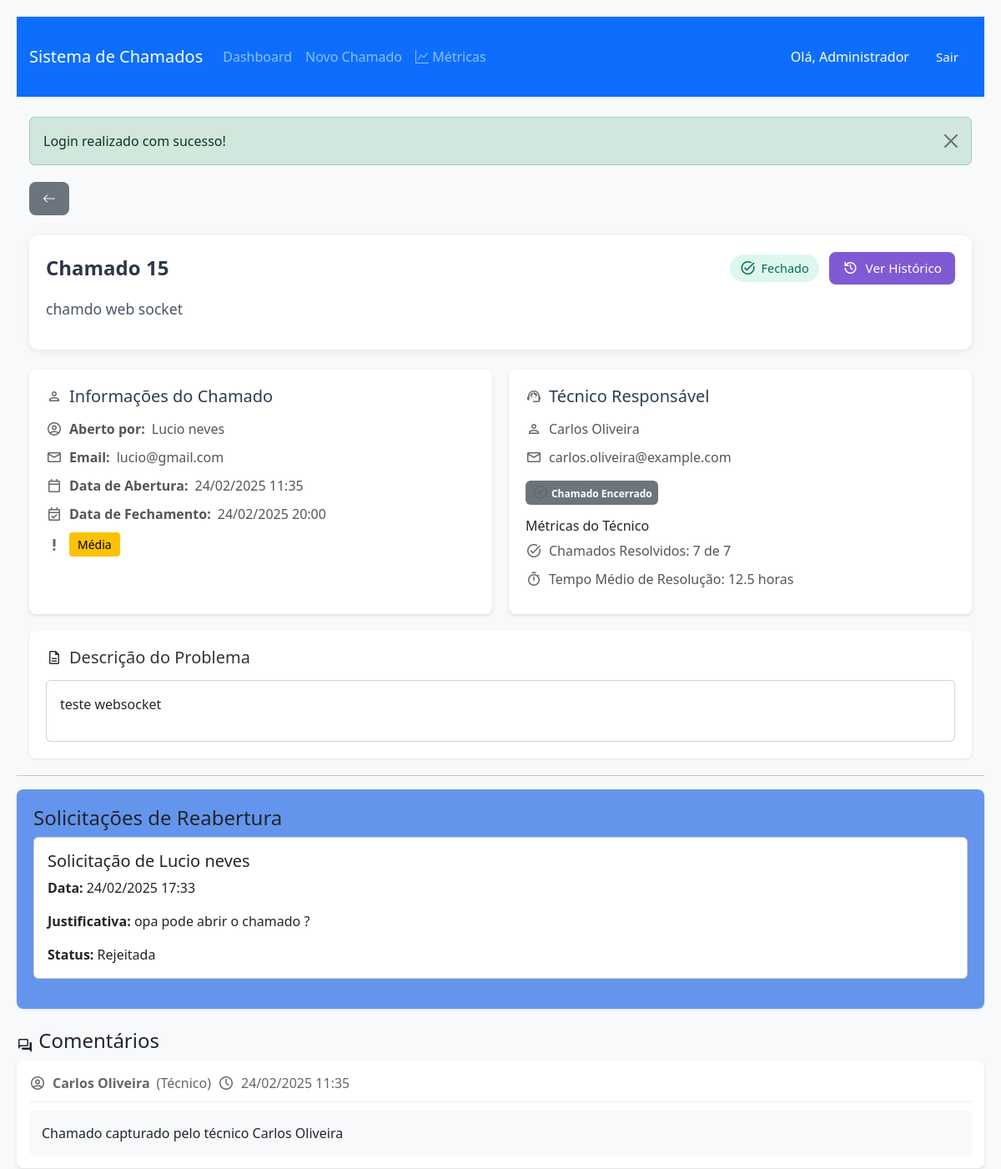
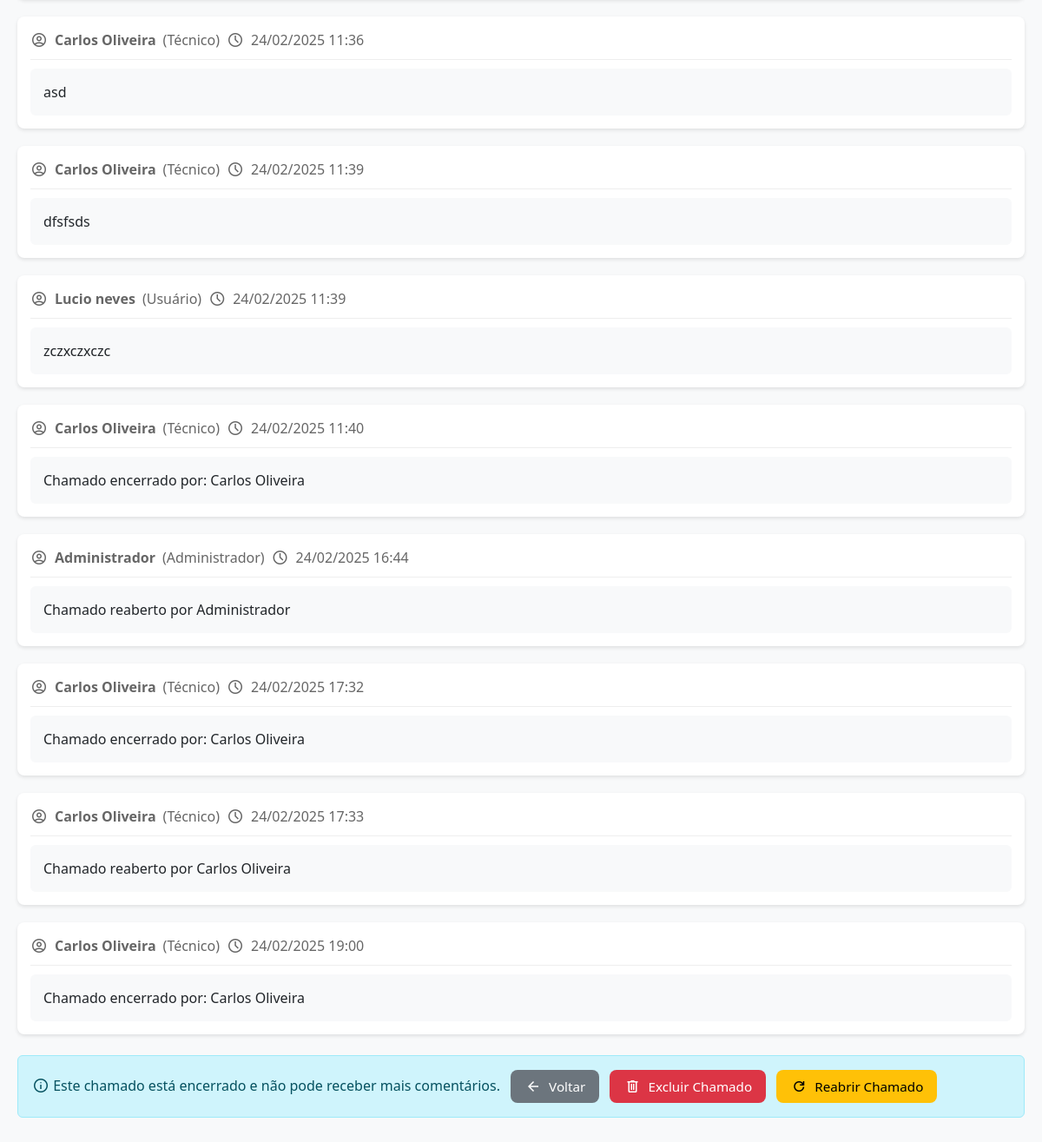
/ver_chamado.php?id=15 (signed in), run on the app's committed database (2 pictures, top to bottom).
### tables this page shows
CREATE TABLE `chamados` (
  `id_chamado` int NOT NULL,
  `titulo` varchar(100) NOT NULL,
  `descricao` text NOT NULL,
  `status` enum('Aberto','Em andamento','Fechado') NOT NULL DEFAULT 'Aberto',
  `prioridade` enum('Alta','Média','Baixa') NOT NULL,
  `id_usuario` int NOT NULL,
  `id_tecnico` int DEFAULT NULL,
  `data_abertura` timestamp NULL DEFAULT CURRENT_TIMESTAMP,
  `data_captura` timestamp NULL DEFAULT NULL,
  `data_fechamento` timestamp NULL DEFAULT NULL
);

CREATE TABLE `usuarios` (
  `id_usuario` int NOT NULL,
  `nome` varchar(100) NOT NULL,
  `email` varchar(100) NOT NULL,
  `senha` varchar(255) NOT NULL,
  `cargo` enum('Administrador','Técnico','Usuário') NOT NULL,
  `telefone` varchar(20) DEFAULT NULL,
  `whatsapp` varchar(20) DEFAULT NULL,
  `cidade` varchar(100) DEFAULT NULL,
  `estado` char(2) DEFAULT NULL,
  `data_nascimento` date DEFAULT NULL,
  `data_cadastro` timestamp NULL DEFAULT CURRENT_TIMESTAMP,
  `data_atualizacao` timestamp NULL DEFAULT CURRENT_TIMESTAMP ON UPDATE CURRENT_TIMESTAMP
);

CREATE TABLE `solicitacoes_reabertura` (
  `id_solicitacao` int NOT NULL,
  `id_chamado` int NOT NULL,
  `id_usuario` int NOT NULL,
  `justificativa` text NOT NULL,
  `status` enum('Pendente','Aprovada','Rejeitada') DEFAULT 'Pendente',
  `data_solicitacao` timestamp NULL DEFAULT CURRENT_TIMESTAMP,
  `data_resposta` timestamp NULL DEFAULT NULL,
  `id_responsavel` int DEFAULT NULL
);

CREATE TABLE `comentarios` (
  `id_comentario` int NOT NULL,
  `id_chamado` int NOT NULL,
  `id_usuario` int NOT NULL,
  `comentario` text NOT NULL,
  `data_comentario` timestamp NULL DEFAULT CURRENT_TIMESTAMP
);

### ver_chamado.php (the view, shortened to what the rows shown need)
<?php
require_once 'db_connection.php';
require_once 'includes/header.php';
$id_chamado = $_GET['id'];
$id_usuario = $_SESSION['user_id'];
$cargo = $_SESSION['cargo'];
try {
    $stmt = mysqli_prepare($conn, "
        SELECT c.*,
               u.nome as usuario_nome,
               u.email as usuario_email,
               t.nome as tecnico_nome,
               t.email as tecnico_email,
               (SELECT COUNT(*) FROM chamados WHERE id_tecnico = c.id_tecnico AND status = 'Fechado') as total_resolvidos,
               (SELECT COUNT(*) FROM chamados WHERE id_tecnico = c.id_tecnico) as total_atribuidos,
               (SELECT AVG(TIMESTAMPDIFF(HOUR, data_captura, data_fechamento))
                FROM chamados
                WHERE id_tecnico = c.id_tecnico
                AND status = 'Fechado'
                AND data_fechamento IS NOT NULL) as tempo_medio_resolucao,
               (SELECT AVG(nota) FROM avaliacoes WHERE id_usuario = c.id_tecnico) as media_avaliacoes_tecnico,
               (SELECT COUNT(*) FROM avaliacoes WHERE id_usuario = c.id_tecnico) as total_avaliacoes_tecnico
        FROM chamados c
        LEFT JOIN usuarios u ON c.id_usuario = u.id_usuario
        LEFT JOIN usuarios t ON c.id_tecnico = t.id_usuario
        WHERE c.id_chamado = ?
    ");
    mysqli_stmt_bind_param($stmt, "i", $id_chamado);
    mysqli_stmt_execute($stmt);
    $result = mysqli_stmt_get_result($stmt);
    $chamado = mysqli_fetch_assoc($result);
    $stmt = mysqli_prepare($conn, "
        SELECT c.*, u.nome as usuario_nome, u.cargo as usuario_cargo
        FROM comentarios c
        JOIN usuarios u ON c.id_usuario = u.id_usuario
        WHERE c.id_chamado = ?
        ORDER BY c.data_comentario ASC
    ");
    mysqli_stmt_bind_param($stmt, "i", $id_chamado);
    mysqli_stmt_execute($stmt);
    $result = mysqli_stmt_get_result($stmt);
    $comentarios = [];
    while ($row = mysqli_fetch_assoc($result)) {
        $comentarios[] = $row;
    }
    $stmt = mysqli_prepare($conn, "
        SELECT sr.*, u.nome as solicitante_nome
        FROM solicitacoes_reabertura sr
        JOIN usuarios u ON sr.id_usuario = u.id_usuario
        WHERE sr.id_chamado = ?
        ORDER BY sr.data_solicitacao DESC
    ");
    mysqli_stmt_bind_param($stmt, "i", $id_chamado);
    mysqli_stmt_execute($stmt);
    $result = mysqli_stmt_get_result($stmt);
    $solicitacoes_reabertura = [];
    while ($row = mysqli_fetch_assoc($result)) {
        $solicitacoes_reabertura[] = $row;
    }
} catch (Exception $e) {
    $_SESSION['error_message'] = "Erro ao buscar chamado: " . $e->getMessage();
    header('Location: dashboard.php');
    exit();
}
function formatarData($data) {
    return date('d/m/Y H:i', strtotime($data));
}
?>
<!DOCTYPE html>
<html lang="pt-BR">
<head>
    <link href="https://cdn.jsdelivr.net/npm/bootstrap@5.3.0/dist/css/bootstrap.min.css" rel="stylesheet">
    <link href="https://cdn.jsdelivr.net/npm/summernote@0.8.18/dist/summernote-bs4.min.css" rel="stylesheet">
</head>
<body>
    <div class="container">
        <div class="chamado-header">
            <div class="chamado-title-row">
                <div class="chamado-id">
                </div>
                <div class="chamado-actions">
                </div>
            </div>
            <div class="chamado-description">
                <?php echo htmlspecialchars($chamado['titulo']); ?>
            </div>
        </div>
        <div class="info-grid">
            <div class="info-section">
                <h5>
                    <span class="material-symbols-outlined">person</span>
                    Informações do Chamado
                </h5>
                <p>
                    <span class="material-symbols-outlined">account_circle</span>
                    <strong>Aberto por:</strong> <?php echo htmlspecialchars($chamado['usuario_nome']); ?>
                </p>
                <p>
                    <span class="material-symbols-outlined">mail</span>
                    <strong>Email:</strong> <?php echo htmlspecialchars($chamado['usuario_email']); ?>
                </p>
                <p>
                    <span class="material-symbols-outlined">calendar_today</span>
                    <strong>Data de Abertura:</strong> <?php echo formatarData($chamado['data_abertura']); ?>
                </p>
                <?php if ($chamado['status'] === 'Fechado'): ?>
                <p>
                    <span class="material-symbols-outlined">event_available</span>
                    <strong>Data de Fechamento:</strong> <?php echo formatarData($chamado['data_fechamento']); ?>
                </p>
                <?php endif; ?>
                <p>
                    <span class="material-symbols-outlined">priority_high</span>
                    <span class="prioridade-badge prioridade-<?php echo $chamado['prioridade']; ?>">
                        <?php echo htmlspecialchars($chamado['prioridade']); ?>
                    </span>
                </p>
            </div>
            <div class="info-section">
                <h5>
                    <span class="material-symbols-outlined">support_agent</span>
                    Técnico Responsável
                </h5>
                <?php if ($chamado['id_tecnico']): ?>
                    <p>
                        <span class="material-symbols-outlined">person</span>
                        <?php echo htmlspecialchars($chamado['tecnico_nome']); ?>
                    </p>
                    <p>
                        <span class="material-symbols-outlined">mail</span>
                        <?php echo htmlspecialchars($chamado['tecnico_email']); ?>
                    </p>
                    <?php if ($cargo === 'Administrador' || $id_usuario === $chamado['id_tecnico']): ?>
                        <?php if ($chamado['status'] !== 'Fechado'): ?>
                            <div class="mt-3">
                                <form action="processar_status.php" method="POST">
                                    <input type="hidden" name="id_chamado" value="<?php echo $id_chamado; ?>">
                                    <input type="hidden" name="novo_status" value="Fechado">
                                    <button type="submit" class="btn btn-success">
                                        <span class="material-symbols-outlined">task_alt</span>
                                        Encerrar Chamado
                                    </button>
                                </form>
                            </div>
                        <?php else: ?>
                            <div class="mt-3">
                                <span class="badge bg-secondary">
                                    <span class="material-symbols-outlined">check_circle</span>
                                    Chamado Encerrado
                                </span>
                            </div>
                        <?php endif; ?>
                    <?php endif; ?>
                    <?php if ($chamado['total_resolvidos'] > 0): ?>
                        <div class="mt-3">
                            <h6>Métricas do Técnico</h6>
                            <p>
                                <span class="material-symbols-outlined">task_alt</span>
                                Chamados Resolvidos: <?php echo $chamado['total_resolvidos']; ?> de <?php echo $chamado['total_atribuidos']; ?>
                            </p>
                            <?php if ($chamado['tempo_medio_resolucao']): ?>
                                <p>
                                    <span class="material-symbols-outlined">timer</span>
                                    Tempo Médio de Resolução: <?php echo round($chamado['tempo_medio_resolucao'], 1); ?> horas
                                </p>
                            <?php endif; ?>
                        </div>
                    <?php endif; ?>
                <?php endif; ?>
            </div>
        </div>
        <div class="description-section">
            <div class="card">
                <div class="card-body">
                    <?php echo $chamado['descricao']; ?>
                </div>
            </div>
        </div>
    </div>
    <?php if (($cargo === 'Administrador' || ($cargo === 'Técnico' && $chamado['id_tecnico'] === $id_usuario)) && !empty($solicitacoes_reabertura)): ?>
        <div class="reopening-requests-section mb-4">
            <?php foreach ($solicitacoes_reabertura as $solicitacao): ?>
                <div class="card mb-3" id="solicitacao-<?php echo $solicitacao['id_solicitacao']; ?>">
                    <div class="card-body">
                        <h5 class="card-title">Solicitação de <?php echo htmlspecialchars($solicitacao['solicitante_nome']); ?></h5>
                        <p class="card-text"><strong>Data:</strong> <?php echo formatarData($solicitacao['data_solicitacao']); ?></p>
                        <p class="card-text"><strong>Justificativa:</strong> <?php echo htmlspecialchars($solicitacao['justificativa']); ?></p>
                        <?php if ($solicitacao['status'] === 'Pendente'): ?>
                            <form action="aceitar_solicitacao_reabertura.php" method="POST" class="d-inline" onsubmit="return handleSolicitacao(this, <?php echo $solicitacao['id_solicitacao']; ?>)">
                                <input type="hidden" name="id_solicitacao" value="<?php echo $solicitacao['id_solicitacao']; ?>">
                                <button type="submit" class="btn btn-success">Aprovar Reabertura</button>
                            </form>
                            <form action="rejeitar_solicitacao_reabertura.php" method="POST" class="d-inline" onsubmit="return handleSolicitacao(this, <?php echo $solicitacao['id_solicitacao']; ?>)">
                                <input type="hidden" name="id_solicitacao" value="<?php echo $solicitacao['id_solicitacao']; ?>">
                                <button type="submit" class="btn btn-danger ms-2">Rejeitar</button>
                            </form>
                        <?php else: ?>
                            <p class="card-text"><strong>Status:</strong> <?php echo htmlspecialchars($solicitacao['status']); ?></p>
                        <?php endif; ?>
                    </div>
                </div>
            <?php endforeach; ?>
        </div>
    <?php endif; ?>
    <div class="comments-section">
        <?php if ($comentarios): ?>
            <?php foreach ($comentarios as $comentario): ?>
                <div class="comentario">
                    <div class="comentario-meta">
                        <span class="material-symbols-outlined">account_circle</span>
                        <strong><?php echo htmlspecialchars($comentario['usuario_nome']); ?></strong>
                        (<?php echo htmlspecialchars($comentario['usuario_cargo']); ?>)
                        <span class="material-symbols-outlined">schedule</span>
                        <?php echo formatarData($comentario['data_comentario']); ?>
                    </div>
                    <div class="card">
                        <div class="card-body">
                            <?php echo strip_tags($comentario['comentario']); ?>
                        </div>
                    </div>
                </div>
            <?php endforeach; ?>
        <?php else: ?>
            <p class="text-muted">Nenhum comentário ainda.</p>
        <?php endif; ?>
    </div>
</body>
</html>

### data on the page
chamados: titulo "chamdo web socket", id_usuario.nome "Lucio neves", id_usuario.email "lucio@gmail.com", data_abertura "24/02/2025 11:35", data_fechamento "24/02/2025 20:00", prioridade "Média", id_tecnico.nome "Carlos Oliveira", id_tecnico.email "carlos.oliveira@example.com", descricao "teste websocket"
solicitacoes_reabertura: id_usuario.nome "Lucio neves", data_solicitacao "24/02/2025 17:33", justificativa "opa pode abrir o chamado ?", status "Rejeitada"
comentarios: id_usuario.nome "Carlos Oliveira", id_usuario.cargo "Técnico", data_comentario "24/02/2025 11:35", comentario "Chamado capturado pelo técnico Carlos Oliveira"
comentarios: id_usuario.nome "Carlos Oliveira", id_usuario.cargo "Técnico", data_comentario "24/02/2025 11:36", comentario "asd"
comentarios: id_usuario.nome "Carlos Oliveira", id_usuario.cargo "Técnico", data_comentario "24/02/2025 11:39", comentario "dfsfsds"
comentarios: id_usuario.nome "Lucio neves", id_usuario.cargo "Usuário", data_comentario "24/02/2025 11:39", comentario "zczxczxczc"
comentarios: id_usuario.nome "Carlos Oliveira", id_usuario.cargo "Técnico", data_comentario "24/02/2025 11:40", comentario "Chamado encerrado por: Carlos Oliveira"
comentarios: id_usuario.nome "Administrador", id_usuario.cargo "Administrador", data_comentario "24/02/2025 16:44", comentario "Chamado reaberto por Administrador"
comentarios: id_usuario.nome "Carlos Oliveira", id_usuario.cargo "Técnico", data_comentario "24/02/2025 17:32", comentario "Chamado encerrado por: Carlos Oliveira"
comentarios: id_usuario.nome "Carlos Oliveira", id_usuario.cargo "Técnico", data_comentario "24/02/2025 17:33", comentario "Chamado reaberto por Carlos Oliveira"
comentarios: id_usuario.nome "Carlos Oliveira", id_usuario.cargo "Técnico", data_comentario "24/02/2025 19:00", comentario "Chamado encerrado por: Carlos Oliveira"

### other printed values
$_SESSION['nome'] "Administrador"
$_SESSION['success_message'] "Login realizado com sucesso!"
$id_chamado "15"
$chamado['total_resolvidos'] "7"
$chamado['total_atribuidos'] "7"
$chamado['tempo_medio_resolucao'] "12.5"
